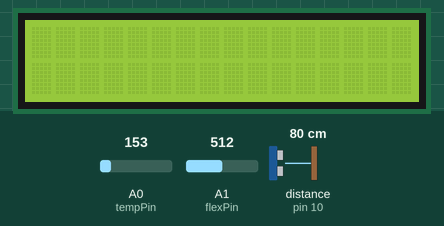
Recording of a sketch running on a simulated Arduino Uno, built with avr-gcc and run on an emulated ATmega328P. Parts: 16×2 character LCD. Wiring (inferred from the names in the program): ultrasonic range finder: trigger pin 9; echo pin 10. The inputs (shaded band) are chosen by the test bench; at power-on: distance to the obstacle (sensor on pin 10) 80 cm, A0 (tempPin) = 153, A1 (flexPin) = 512. The echo pulse lasts 58.3 µs per cm; what the sketch prints to the serial monitor is not drawn.

Above: at 1.2 s.
1.3 s: distance to the obstacle (sensor on pin 10) set to 23 cm
2.8 s: distance to the obstacle (sensor on pin 10) set to 18 cm
At 4.2 s:
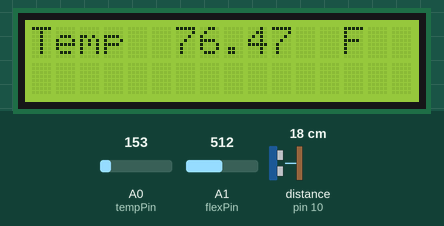
4.5 s: distance to the obstacle (sensor on pin 10) set to 35 cm
At 5.8 s:
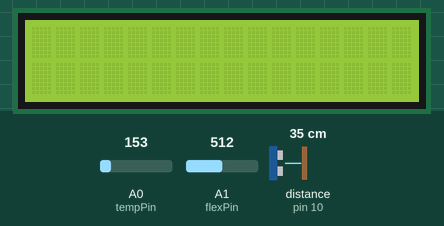
6.1 s: distance to the obstacle (sensor on pin 10) set to 2 cm
At 7.3 s:
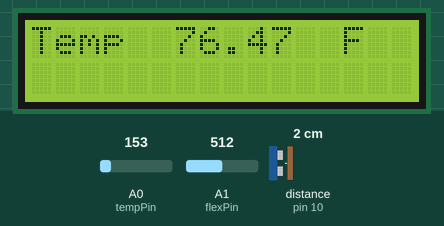
7.6 s: A0 (tempPin) set to 165
At 8.8 s:
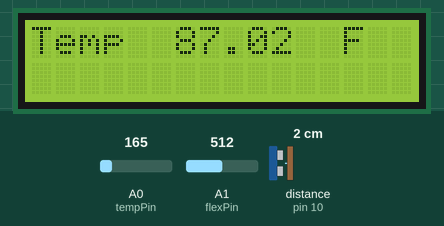
9.1 s: A0 (tempPin) set to 175
At 9.5 s:
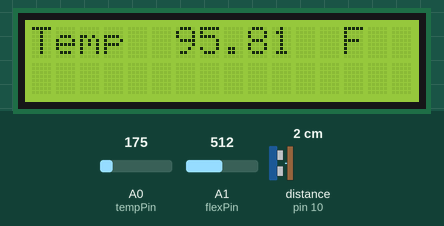
Timing chart, 0 to 11.6 s (numbered marks = the images above; inputs shaded):
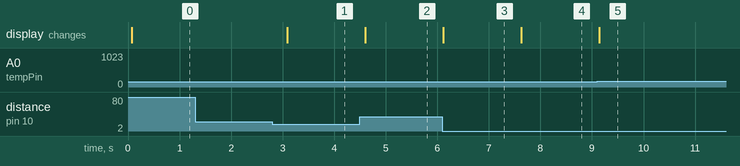

Measured:
- the behaviour switches between 21 and 20 cm on distance to the obstacle (sensor on pin 10) (found by bisection; images 0 and 1)
- after the input at 1.3 s, every drawn part: stays the same
- after the input at 2.8 s, the display: changes after 0.29 s (image 1)
- after the input at 4.5 s, the display: changes after 0.11 s (image 2)
- after the input at 6.1 s, the display: changes at once (image 3)
- after the input at 7.6 s, the display: changes at once (image 4)
- after the input at 9.1 s, the display: changes after 0.05 s (image 5)

The sketch:

sketch_dec03a.ino
```cpp
#include<LiquidCrystal.h> // includes the LiquidCrystal Library

    const int trigPin = 9;
    const int echoPin = 10;
    long duration;
    int distanceCm, distanceInch;
    int tempPin = 0;
    int lightPin = 1;
    const int flexPin = A1; //pin A1 to read analog input
    int valueChanged = 0;
    //Variables:
    int value; //save analog value
    int ctm;

    LiquidCrystal lcd(12,11,5,4,3,2); // Creates an LCD object. Parameters: (rs, enable, d4, d5, d6, d7)

    void setup() {
        ctm = 0;
        lcd.begin(16, 2); // Initializes the interface to the LCD screen, and specifies the dimensions (width and height) of the display
        pinMode(trigPin, OUTPUT);
        pinMode(echoPin, INPUT);
        Serial.begin(9600);       //Begin serial communication
    }

    void loop() {

        digitalWrite(trigPin, LOW);
        delayMicroseconds(2);
        digitalWrite(trigPin, HIGH);
        delayMicroseconds(10);
        digitalWrite(trigPin, LOW);
        duration = pulseIn(echoPin, HIGH);
        distanceCm = duration * 0.034 / 2;
        distanceInch = duration * 0.0133 / 2;
        value = analogRead(flexPin);         //Read and save analog value from potentiometer
        if (value < 970 && valueChanged == 0) {
            if (ctm == 0) {
                ctm = 1;
                valueChanged = 1;
                Serial.println("Changed to C");
            } else {
                ctm = 0;
                valueChanged = 1;
                Serial.println("Changed to F");
            }

            //delay(500);
        }

        if (value > 970) {
            valueChanged = 0;
        }
        Serial.print(value);
        Serial.println(ctm);
        if (distanceCm < 20) {

            lcd.display();
            int tempReading = analogRead(tempPin);
            float tempVolts = tempReading * 5.0 / 1024.0;
            float tempC = (tempVolts - 0.5) * 100.0;
            float tempF = tempC * 9.0 / 5.0 + 32.0;
            //         ----------------
            if (ctm == 0) {
                lcd.setCursor(0, 0);
                lcd.print("Temp         C  ");
                lcd.setCursor(6, 0);
                lcd.print(tempC);
                Serial.print("C");
            } else {
                lcd.setCursor(0, 0);
                lcd.print("Temp         F  ");
                lcd.setCursor(6, 0);
                lcd.print(tempF);
                Serial.print("F");
            }
            delay(500);
        } else {
            lcd.noDisplay();
            delay(500);
        }

    }
```
